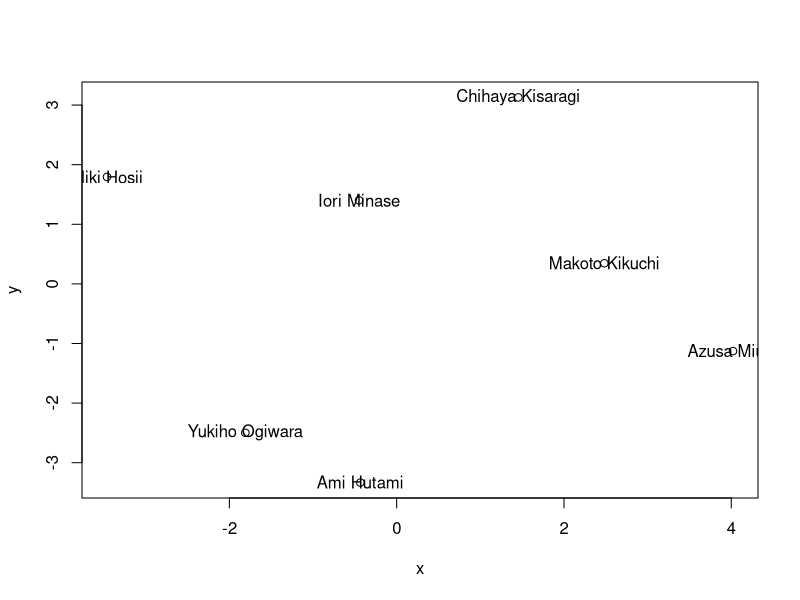

Write the R code that produced this figure.
postscript("no1-1.eps", horizontal=FALSE, height=9, width=14, pointsize=15)
characters<-c('Ami Hutami', 'Makoto Kikuchi', 'Iori Minase', 'Miki Hosii', 'Yukiho Ogiwara', 'Azusa Miura', 'Chihaya Kisaragi')
d<-matrix(c(0, 3, 5.5, 5, 3, 6, 8,
            3, 0, 2, 4.5, 5.6, 0.3, 3.1,
            5.5, 2, 0, 1, 3.3, 5.6, 4,
            5, 4.5, 1, 0, 4, 9, 5)
, 7, 7)
loc<-cmdscale(d)
loc
x<-loc[,1]
y<-loc[,2]
plot(x, y, type="p")
text(x, y, characters)
